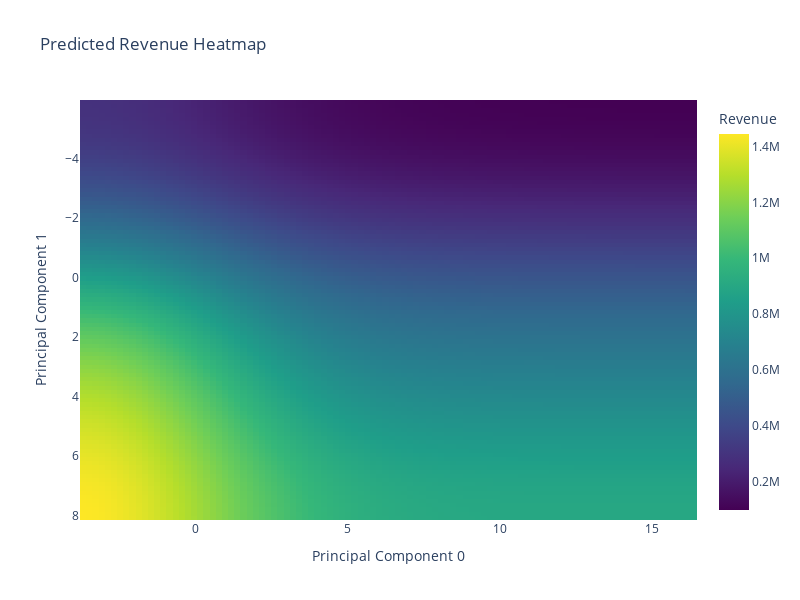

Source (notebook cell):
### Code cell
# plot the heatmap
fig = px.imshow(grid_revenue, x=np.linspace(x_min, x_max, 100),
                y=np.linspace(y_min, y_max, 100),
                labels={'x': 'Principal Component 0', 'y': 'Principal Component 1', 'color': 'Revenue'},
                title='Predicted Revenue Heatmap',
                color_continuous_scale='Viridis',
                aspect='auto')
fig.update_layout(height=600, width=800)
fig.show()

### Figure 1 — Plotly figure (JSON) as saved in the notebook; plotly's stock layout.template omitted (floating-point values rounded to 4 significant figures; data arrays with more than 128 entries replaced by an {"elided": "..."} marker saying what was removed)
{"data": [{"coloraxis": "coloraxis", "hovertemplate": "Principal Component 0: %{x}<br>Principal Component 1: %{y}<br>Revenue: %{z}<extra></extra>", "name": "0", "type": "heatmap", "x": [-3.693, -3.49, -3.287, -3.084, -2.881, -2.679, -2.476, -2.273, -2.07, -1.867, -1.665, -1.462, -1.259, -1.056, -0.8534, -0.6506, -0.4478, -0.245, -0.0422, 0.1606, 0.3634, 0.5662, 0.769, 0.9718, 1.175, 1.377, 1.58, 1.783, 1.986, 2.189, 2.391, 2.594, 2.797, 3.0, 3.203, 3.405, 3.608, 3.811, 4.014, 4.217, 4.42, 4.622, 4.825, 5.028, 5.231, 5.434, 5.636, 5.839, 6.042, 6.245, 6.448, 6.65, 6.853, 7.056, 7.259, 7.462, 7.664, 7.867, 8.07, 8.273, 8.476, 8.678, 8.881, 9.084, 9.287, 9.49, 9.692, 9.895, 10.1, 10.3, 10.5, 10.71, 10.91, 11.11, 11.31, 11.52, 11.72, 11.92, 12.13, 12.33, 12.53, 12.73, 12.94, 13.14, 13.34, 13.55, 13.75, 13.95, 14.15, 14.36, 14.56, 14.76, 14.97, 15.17, 15.37, 15.57, 15.78, 15.98, 16.18, 16.39], "xaxis": "x", "y": [-5.889, -5.748, -5.607, -5.466, -5.325, -5.184, -5.043, -4.902, -4.76, -4.619, -4.478, -4.337, -4.196, -4.055, -3.914, -3.773, -3.632, -3.491, -3.35, -3.209, -3.068, -2.927, -2.786, -2.645, -2.504, -2.363, -2.222, -2.081, -1.94, -1.799, -1.657, -1.516, -1.375, -1.234, -1.093, -0.9523, -0.8112, -0.6702, -0.5291, -0.3881, -0.247, -0.106, 0.03507, 0.1761, 0.3172, 0.4582, 0.5992, 0.7403, 0.8813, 1.022, 1.163, 1.304, 1.446, 1.587, 1.728, 1.869, 2.01, 2.151, 2.292, 2.433, 2.574, 2.715, 2.856, 2.997, 3.138, 3.279, 3.42, 3.561, 3.702, 3.843, 3.984, 4.125, 4.266, 4.407, 4.549, 4.69, 4.831, 4.972, 5.113, 5.254, 5.395, 5.536, 5.677, 5.818, 5.959, 6.1, 6.241, 6.382, 6.523, 6.664, 6.805, 6.946, 7.087, 7.228, 7.369, 7.51, 7.652, 7.793, 7.934, 8.075], "yaxis": "y", "z": {"elided": "100x100 float values"}}], "layout": {"coloraxis": {"colorbar": {"title": {"text": "Revenue"}}, "colorscale": [[0, "#440154"], [0.1111, "#482878"], [0.2222, "#3e4989"], [0.3333, "#31688e"], [0.4444, "#26828e"], [0.5556, "#1f9e89"], [0.6667, "#35b779"], [0.7778, "#6ece58"], [0.8889, "#b5de2b"], [1, "#fde725"]]}, "height": 600, "title": {"text": "Predicted Revenue Heatmap"}, "width": 800, "xaxis": {"anchor": "y", "domain": [0, 1], "title": {"text": "Principal Component 0"}}, "yaxis": {"anchor": "x", "autorange": "reversed", "domain": [0, 1], "title": {"text": "Principal Component 1"}}}}
